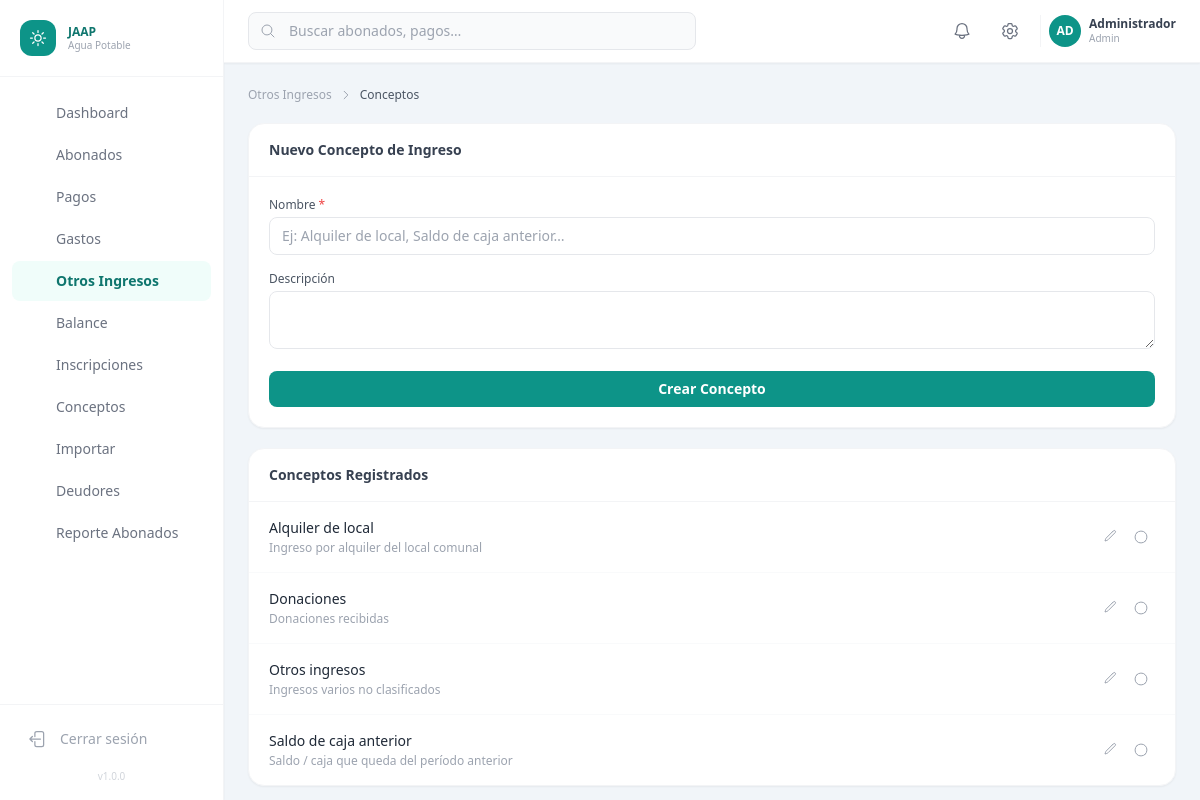
The page /ingresos/conceptos.php (signed in) on the database its author committed.
### tables this page shows
CREATE TABLE IF NOT EXISTS `ingreso_conceptos` (
  `id`          INT UNSIGNED    NOT NULL AUTO_INCREMENT,
  `nombre`      VARCHAR(100)    NOT NULL,
  `descripcion` VARCHAR(255)    NULL,
  `activo`      TINYINT(1)      NOT NULL DEFAULT 1,
  `created_at`  TIMESTAMP       NOT NULL DEFAULT CURRENT_TIMESTAMP,
  `updated_at`  TIMESTAMP       NOT NULL DEFAULT CURRENT_TIMESTAMP ON UPDATE CURRENT_TIMESTAMP,
  PRIMARY KEY (`id`),
  UNIQUE KEY `uk_ingreso_concepto_nombre` (`nombre`)
);

### config/config.php (called while the page is built, shortened)
<?php
function e(string $s): string
{
    return htmlspecialchars($s, ENT_QUOTES | ENT_HTML5, 'UTF-8');
}

### ingresos/conceptos.php (the view, shortened to what this page needs)
<?php
$pdo        = getDB();
$editData   = null;
$conceptos = $pdo->query("SELECT * FROM ingreso_conceptos ORDER BY nombre")->fetchAll();
require_once __DIR__ . '/../includes/header.php';
require_once __DIR__ . '/../includes/sidebar.php';
?>
<div class="flex flex-col flex-1 overflow-hidden">
  <?php require_once __DIR__ . '/../includes/topbar.php'; ?>
  <main class="flex-1 overflow-y-auto p-6 space-y-5">
    <div class="flex items-center gap-2 text-xs text-gray-400">
      <a href="<?= APP_URL ?>/ingresos/index.php" class="hover:text-brand-600">Otros Ingresos</a>
      <svg class="w-3 h-3" fill="none" viewBox="0 0 24 24" stroke-width="2" stroke="currentColor">
        <path stroke-linecap="round" stroke-linejoin="round" d="m8.25 4.5 7.5 7.5-7.5 7.5" />
      </svg>
      <span class="text-gray-600 font-medium">Conceptos</span>
    </div>
    <div class="grid grid-cols-1 xl:grid-cols-3 gap-5">
      <div class="bg-white rounded-2xl shadow-sm border border-gray-100 overflow-hidden">
        <div class="px-5 py-4 border-b border-gray-100">
          <h2 class="text-sm font-semibold text-gray-700"><?= $editData ? 'Editar Concepto' : 'Nuevo Concepto de Ingreso' ?></h2>
        </div>
        <div class="p-5">
          <form method="POST" action="" class="space-y-4">
            <div>
              <label class="block text-xs font-medium text-gray-600 mb-1">Nombre <span class="text-red-500">*</span></label>
              <input name="nombre" type="text" value="<?= e($editData['nombre'] ?? '') ?>" required
                     placeholder="Ej: Alquiler de local, Saldo de caja anterior…"
                     class="w-full px-3 py-2 text-sm border border-gray-200 rounded-lg focus:outline-none focus:ring-2 focus:ring-brand-300">
            </div>
            <div>
              <label class="block text-xs font-medium text-gray-600 mb-1">Descripción</label>
              <textarea name="descripcion" rows="2"
                        class="w-full px-3 py-2 text-sm border border-gray-200 rounded-lg focus:outline-none focus:ring-2 focus:ring-brand-300"><?= e($editData['descripcion'] ?? '') ?></textarea>
            </div>
            <div class="flex gap-2">
              <button type="submit"
                      class="flex-1 px-3 py-2 text-sm font-semibold bg-brand-600 hover:bg-brand-700 text-white rounded-lg transition-colors">
                <?= $editData ? 'Actualizar' : 'Crear Concepto' ?>
              </button>
            </div>
          </form>
        </div>
      </div>
      <div class="xl:col-span-2 bg-white rounded-2xl shadow-sm border border-gray-100 overflow-hidden">
        <div class="px-5 py-4 border-b border-gray-100"><h2 class="text-sm font-semibold text-gray-700">Conceptos Registrados</h2></div>
        <div class="divide-y divide-gray-50">
          <?php foreach ($conceptos as $c): ?>
          <div class="px-5 py-4 flex items-center gap-4">
            <div class="flex-1 min-w-0">
              <div class="flex items-center gap-2 flex-wrap">
                <p class="font-medium text-gray-800 text-sm"><?= e($c['nombre']) ?></p>
              </div>
              <?php if ($c['descripcion']): ?>
                <p class="text-xs text-gray-400 mt-0.5"><?= e($c['descripcion']) ?></p>
              <?php endif; ?>
            </div>
            <div class="flex gap-1 flex-shrink-0">
              <a href="?edit=<?= $c['id'] ?>"
                 class="p-1.5 rounded-lg hover:bg-blue-50 text-gray-400 hover:text-blue-600 transition" title="Editar">
                <svg class="w-4 h-4" fill="none" viewBox="0 0 24 24" stroke-width="1.5" stroke="currentColor">
                  <path stroke-linecap="round" stroke-linejoin="round" d="m16.862 4.487 1.687-1.688a1.875 1.875 0 1 1 2.652 2.652L10.582 16.07a4.5 4.5 0 0 1-1.897 1.13L6 18l.8-2.685a4.5 4.5 0 0 1 1.13-1.897l8.932-8.931Z" />
                </svg>
              </a>
              <form method="POST" action="" class="inline">
                <button type="submit" title="<?= $c['activo'] ? 'Desactivar' : 'Activar' ?>"
                        class="p-1.5 rounded-lg hover:bg-orange-50 text-gray-400 hover:text-orange-500 transition">
                  <svg class="w-4 h-4" fill="none" viewBox="0 0 24 24" stroke-width="1.5" stroke="currentColor">
                    <path stroke-linecap="round" stroke-linejoin="round" d="M5.636 5.636a9 9 0 1 0 12.728 12.728M5.636 5.636A9 9 0 0 1 18.364 18.364" />
                  </svg>
                </button>
              </form>
            </div>
          </div>
          <?php endforeach; ?>
        </div>
      </div>
    </div>
  </main>
</div>
<?php require_once __DIR__ . '/../includes/footer.php'; ?>

### rows shown on the page
ingreso_conceptos: nombre "Alquiler de local", descripcion "Ingreso por alquiler del local comunal"
ingreso_conceptos: nombre "Donaciones", descripcion "Donaciones recibidas"
ingreso_conceptos: nombre "Otros ingresos", descripcion "Ingresos varios no clasificados"
ingreso_conceptos: nombre "Saldo de caja anterior", descripcion "Saldo / caja que queda del período anterior"

### other values the page prints
$item['label'] "Dashboard"
$item['label'] "Abonados"
$item['label'] "Pagos"
$item['label'] "Gastos"
$item['label'] "Otros Ingresos"
$item['label'] "Balance"
$item['label'] "Inscripciones"
$item['label'] "Conceptos"
$item['label'] "Importar"
$item['label'] "Deudores"
$item['label'] "Reporte Abonados"
APP_VERSION "1.0.0"
mb_substr($user['nombre'], 0, 2) "AD"
$user['nombre'] "Administrador"
$user['rol'] "Admin"
